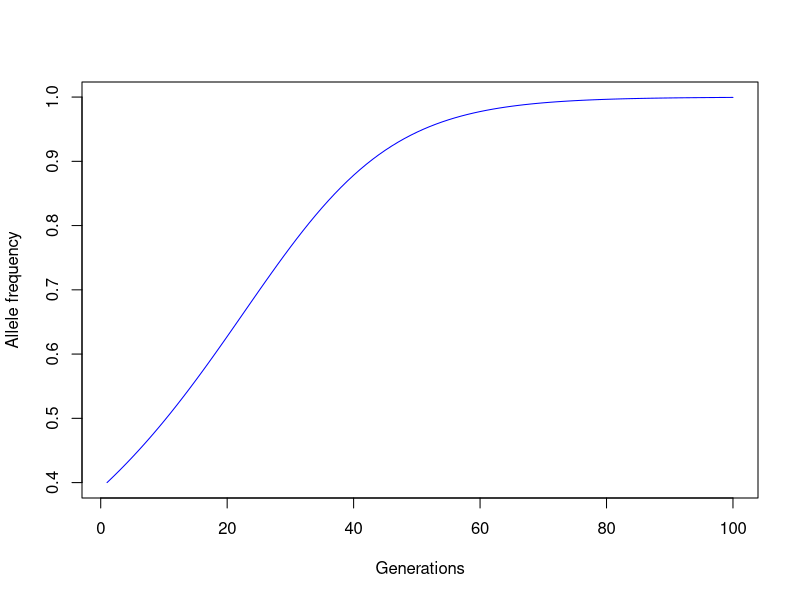
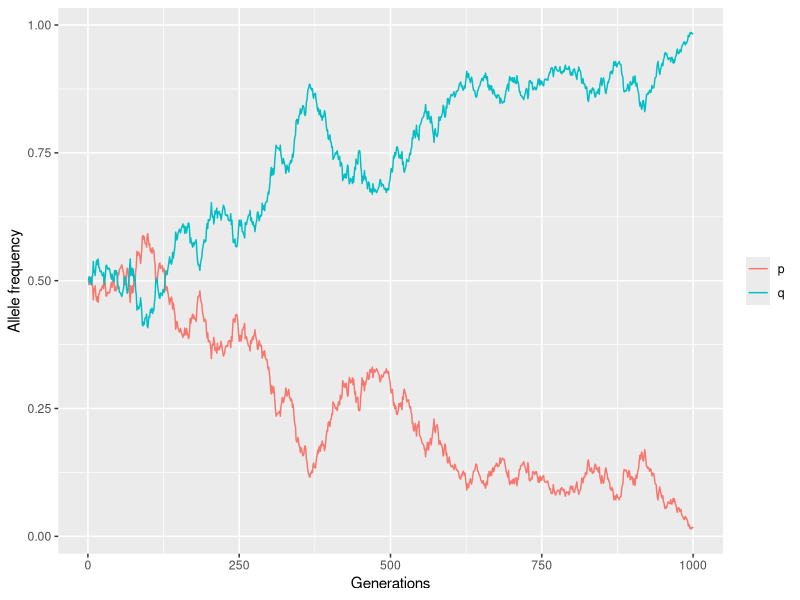
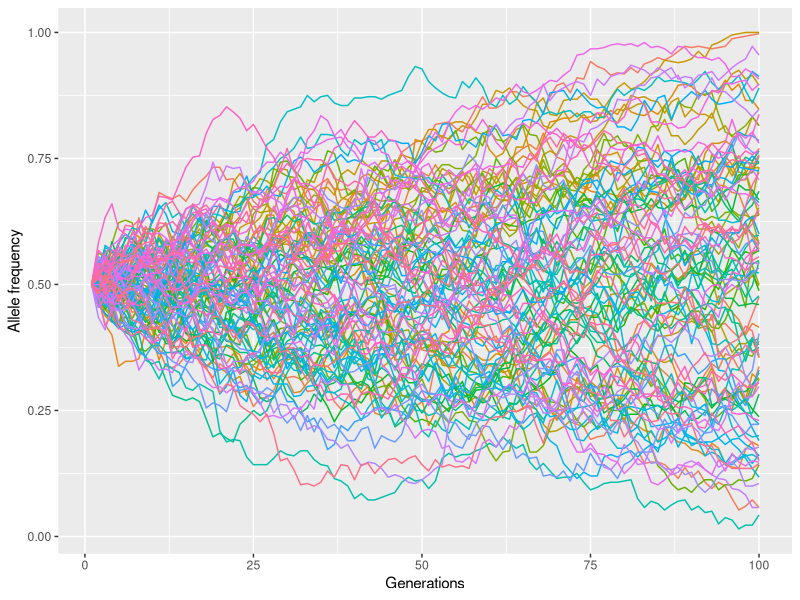
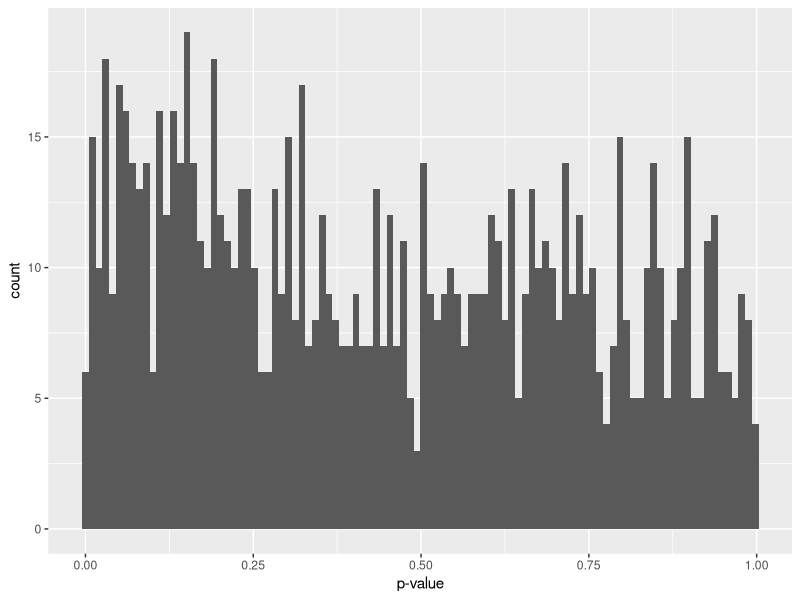
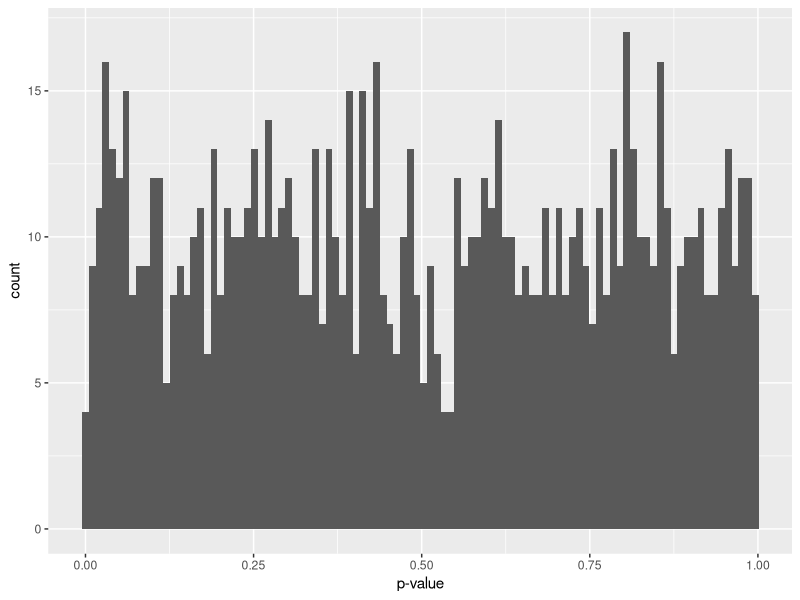
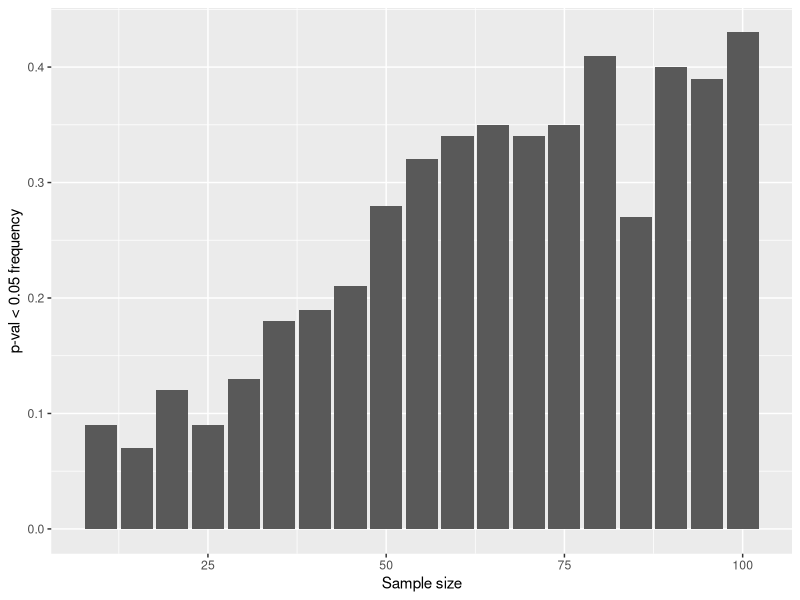

Write R code to recreate these figures, in order.
## ---- chunk 1
knitr::opts_chunk$set(echo = TRUE)
## ---- chunk 2
det_sim <- function(p = 0.6, A = 1.0, a = 1.1, Aa = 1.0, iter = 100) {
  q_val <- c((1 - p), rep(0, iter - 1))
  p_val <- c(p, rep(0, iter - 1))
  for (i in 1:(iter - 1)) {
    w_bar <- (p ^ 2 * A) + ((1 - p) ^ 2 * a) + 2 * p * (1 - p) * Aa
    p <- (A  / w_bar * (p ^ 2)) + (p * (1 - p)) * Aa / w_bar
    q_val[i + 1] <- (1 - p)
    p_val[i + 1] <- p
  }
  if (as.numeric(A) > as.numeric(a)) {
    adv <- p_val[length(p_val)]
    plot(p_val, type = "l", col = "blue", 
         xlab = "Generations", ylab = "Allele frequency")
  } else {
    adv <- q_val[length(q_val)]
    plot(q_val, type = "l", col = "blue", 
         xlab = "Generations", ylab = "Allele frequency")
  }
  if (adv == 1) {
    cat("Allele is fixed, at:", adv)
  } else {
    cat("Allele is not fixed, at:", adv)
  }
}
det_sim()
## ---- chunk 3
set.seed(12)
library(ggplot2)
library(reshape2)
gen_drifto <- function(p = 0.5, pop = 1000, iter = 1000) {
  p_val <- c((p), rep(0, iter - 1))
  q_val <- c((1 - p), rep(0, iter - 1))
  for (i in 2:iter) {
    sample_data <- sample(c("A", "a"), size = 2 * pop, rep = T, prob = c(p, 1 - p))
    p <- length(sample_data[sample_data == "A"]) / (2 * pop)
    p_val[i] <- p
    q_val[i] <- 1 - p
  }
  data <- rbind(p_val, q_val)
  data <- t(data)
  colnames(data) <- c("p", "q")
  data_m <- melt(data)
  ggplot(data_m, aes(x = Var1, y = value, col = factor(Var2))) +
    geom_line() + labs(x = "Generations", y = "Allele frequency") +
    theme(legend.title = element_blank())
}
gen_drifto()
## ---- chunk 4
gen_drifto2 <- function(p0 = 0.5, pop = 200, iter = 100, sims = 1000) {
  p_val <- rep(0, sims)
  q_val <- rep(0, sims)
  for (x in 1:sims) {
    p <- p0
    for (i in 1:(iter)) {
      sample_data <- sample(c("A", "a"), size = 2 * pop, rep = T, prob = c(p, 1 - p))
      p <- length(sample_data[sample_data == "A"]) / (2 * pop)
    }
    p_val[x] <- p
    q_val[x] <- 1 - p
  }
  return(length(p_val[p_val ==0])/length(p_val))
}
gen_drifto2(p0 = 0.5)
gen_drifto2(p0 = 0.25)
gen_drifto2(p0 = 1.0)
## ---- chunk 5
gen_drifto3 <- function(p = 0.5, pop = 1000, iter = 100) {
  p_val <- c((p), rep(0, iter - 1))
  q_val <- c((1 - p), rep(0, iter - 1))
  for (i in 2:(iter)) {
    sample_data <- sample(c("A", "a"), size = 2 * pop, rep = T, prob = c(p, 1 - p))
    p <- length(sample_data[sample_data == "A"]) / (2 * pop)
    p_val[i] <- p
    q_val[i] <- 1 - p
  }
  return(p_val)
}
draw_sims <- function(iter = 100) {
  dat <- list()
  for (i in 1:iter) {
    samples <- unlist(gen_drifto3( pop = 200,iter = iter))
    dat <- rbind(unlist(dat), samples)
  }
  colnames(dat) <- c(1:iter)
  dat <- as.data.frame(dat)
  dat <- melt(t(dat))
  ggplot(dat, aes(x = Var1, y = value, color = factor(Var2))) + geom_line() +
    labs(x = "Generations", y = "Allele frequency") +
    theme(legend.position="none")
}
draw_sims()
## ---- chunk 6
p_val <- function(int, slope, size, rse) {
  x <- seq(from = 1, to = 10, length.out = size)
  y_det <- int + slope * x
  sim <- rnorm(length(x), mean = y_det, sd = rse)
  mod_sim <- lm(sim ~ x)
  p_val_slope <- summary(mod_sim)$coef[2,4]
  return(p_val_slope)
}
p_val(0.5, 0.1, 20, 2)
## ---- chunk 7
my_p_vals <- rep(0, 1000)
for (i in 1:length(my_p_vals)) {
  my_p_vals[i] <- p_val(0.5, 0.1, 20, 2)
}
my_p_vals2 <- as.data.frame(unlist(my_p_vals))
colnames(my_p_vals2) <- "pval"
ggplot(my_p_vals2, aes(x=pval)) + 
  geom_histogram(bins = 100) +
  labs(x = "p-value") 

## ---- chunk 8
length(my_p_vals[my_p_vals<0.05])/length(my_p_vals)
## ---- chunk 9
my_p_vals3 <- rep(0, 1000)
for (i in 1:length(my_p_vals3)) {
  my_p_vals3[i] <- p_val(0.5, 0, 20, 2)
}
my_p_vals4 <- as.data.frame(unlist(my_p_vals3))
colnames(my_p_vals4) <- "pval"
ggplot(my_p_vals4, aes(x=pval)) + 
  geom_histogram(bins = 100) + 
  labs(x = "p-value") +
  theme(legend.position="none")

length(my_p_vals3[my_p_vals3<0.05])/length(my_p_vals3)
## ---- chunk 10
sizes <- seq(10,100, 5)
sim_matrix <- NULL
lessfreq <- rep(0, length(sizes))
for (i in 1:length(sizes)) {
  p_vals_mat <- rep(0, 100)
  for (x in 1:100) {
    p_vals_mat[x] <- p_val(0.5, 0.1, sizes[i], 1.5)
  }
  lessfreq[i] <- length(p_vals_mat[p_vals_mat < 0.05])/length(p_vals_mat)
}
## ---- chunk 11
data_freq <- as.data.frame(lessfreq)
rownames(data_freq) <- sizes
ggplot(data_freq, aes(x = sizes, y = lessfreq)) + geom_bar(stat="identity") +
  labs(x = "Sample size", y = "p-val < 0.05 frequency")
